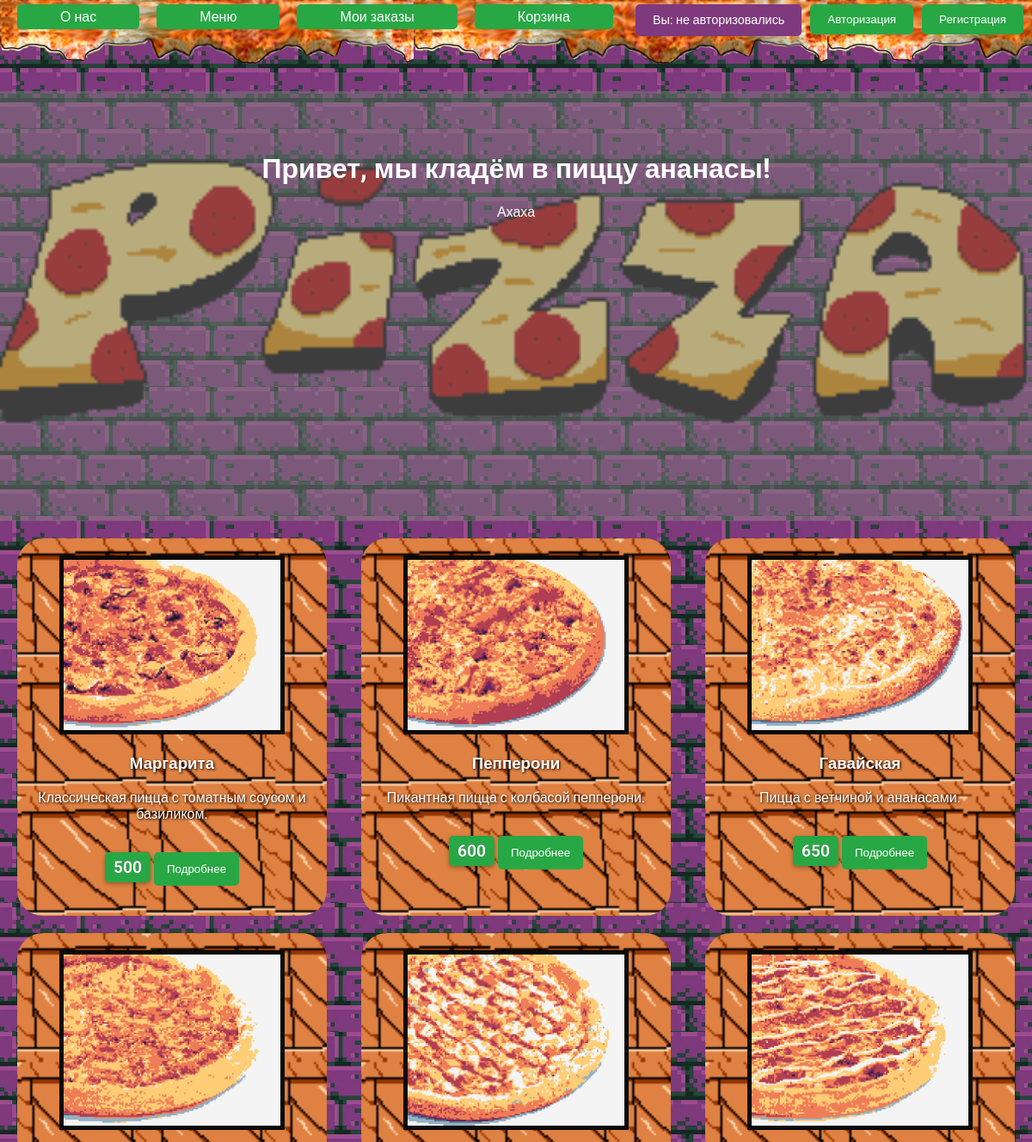
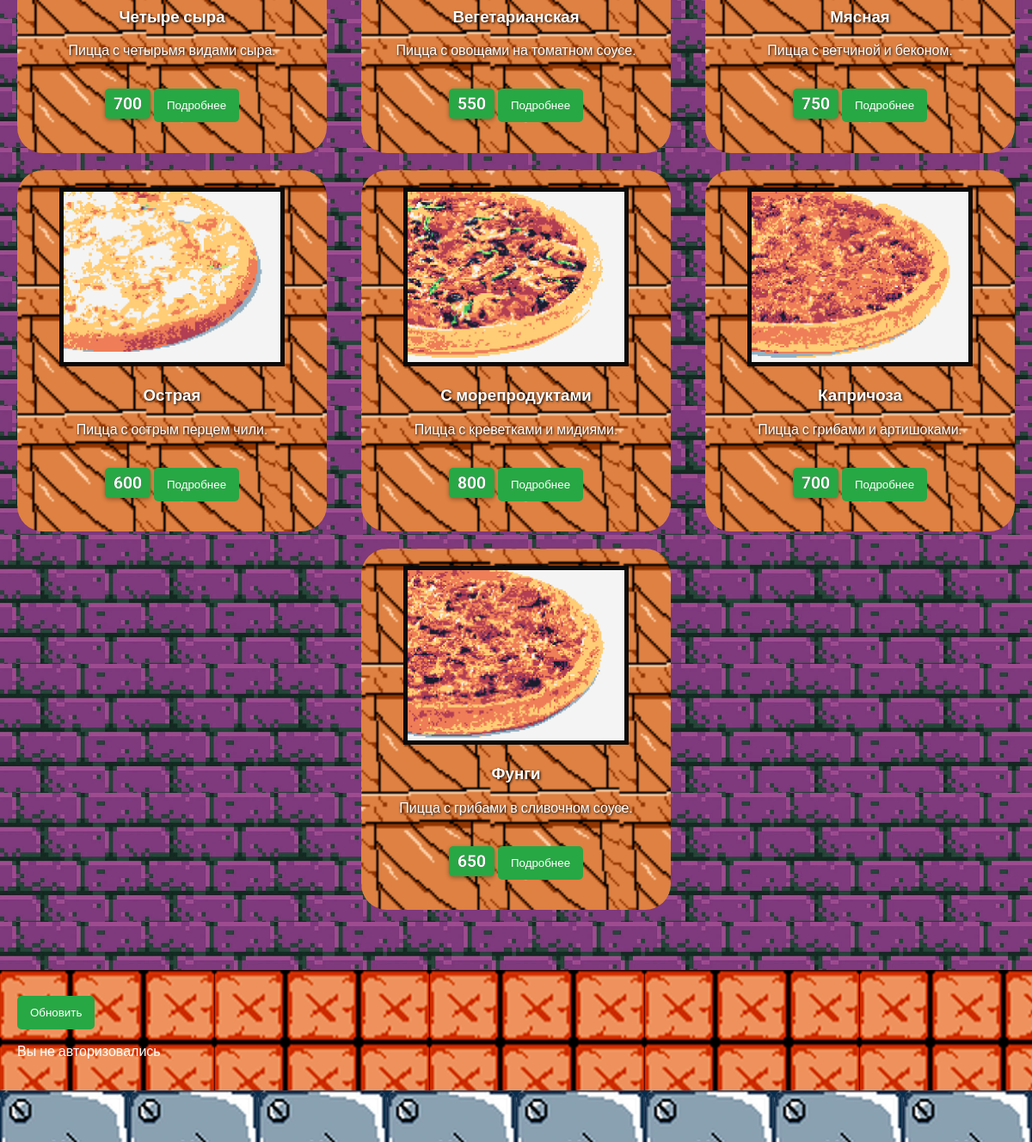
The page / on the database its author committed (2 pictures, top to bottom).
### tables this page shows
CREATE TABLE `dish` (
  `id` int NOT NULL,
  `name` varchar(45) DEFAULT NULL,
  `Description_sh` varchar(105) DEFAULT NULL,
  `Description_fu` varchar(500) DEFAULT NULL,
  `Picture` varchar(45) DEFAULT NULL,
  `Cost` int DEFAULT NULL,
  PRIMARY KEY (`id`)
);

### php/databaseconnect.php (called while the page is built, shortened)
<?php
function sqlrequest($query) {
    $servername = "localhost";
    $username = "root";
    $password = "0000";
    $database = "pizza";
    $conn = mysqli_connect($servername, $username, $password, $database);
    if (stripos($query, ';') !== false) {
        if (mysqli_multi_query($conn, $query)) {
            $results = [];
            do {
                if (mysqli_errno($conn)) {
                    die("Query failed: " . mysqli_error($conn));
                }
                if ($result = mysqli_store_result($conn)) {
                    while ($row = mysqli_fetch_assoc($result)) {
                        $results[] = $row;
                    }
                    mysqli_free_result($result);
                }
            } while (mysqli_more_results($conn) && mysqli_next_result($conn));
            mysqli_close($conn);
            return $results;
        } else {
            die("Query failed: " . mysqli_error($conn));
        }
    } else {
        $result = mysqli_query($conn, $query);
        $data = [];
        if (stripos($query, 'SELECT') === 0) {
            if (mysqli_num_rows($result) > 0) {
                while ($row = mysqli_fetch_assoc($result)) {
                    $data[] = $row;
                }
            }
        }
        return $data;
    }
}
?>

### index.php (the view, shortened to what this page needs)
<?php
$userNick = isset($_SESSION['user_nick']) ? $_SESSION['user_nick'] : null;
include 'php/databaseconnect.php';
$dishes = sqlrequest("SELECT * FROM dish");
?>
<!DOCTYPE html>
<html lang="ru">
<head>
    <link rel="stylesheet" href="style.css">
</head>
<body>
    <div class="container">
        <div class="navbar">
            <a href="#about">О нас</a>
            <a href="#menu">Меню</a>
            <a href="#zakaz">Мои заказы</a>
            <a onclick="openCartPopup('cartPopup')">Корзина</a>
            <p id="statusMessage" >Вы: <?= $userNick ? htmlspecialchars($userNick) : 'не авторизовались' ?></p>
            <button id="authButton" class="auth-button" onclick="openPopup('authPopup')"><?= $userNick ? 'Выйти' : 'Авторизация' ?></button>
            <button id="regButton" class="auth-button" onclick="openPopup('authPopup')">Регистрация</button>
        </div>
        <div class="about-section" id="about">
            <h1>Привет, мы кладём в пиццу ананасы!</h1>
            <p>Ахаха</p>
        </div>
        <div class="menu-block" id="menu">
            <?php if ($dishes): ?>
                <?php foreach ($dishes as $dish): ?>
                    <div class="block">
                        <img src="./img/pizzaImg/<?= htmlspecialchars($dish['Picture']) ?>.png" alt="<?= htmlspecialchars($dish['name']) ?>" onclick="openPopup('popup<?= $dish['id'] ?>')" style="cursor: pointer;">
                        <h3><?= htmlspecialchars($dish['name']) ?></h3>
                        <p><?= htmlspecialchars($dish['Description_sh']) ?></p>
                        <p class="cost-text"><?= htmlspecialchars($dish['Cost']) ?></p>
                        <button class="menu-button" onclick="openPopup('popup<?= $dish['id'] ?>')">Подробнее</button>
                    </div>
                <?php endforeach; ?>
            <?php else: ?>
                <p>Нет доступных блюд.</p>
            <?php endif; ?>
        </div>
    <div class="container" id="zakaz">
        <div class="order-container">
            <button onclick="updateOrders()">Обновить</button>
            <div id="ord"></div>
        </div>
        <footer class="footer"></footer>
    </div>
</body>
</html>

### style.css (style rules this page uses)
body { display: flex; flex-direction: column; min-height: 100vh; margin: 0; background-image: url('./img/block.png'); background-repeat: repeat; background-size: 150px 150px; background-color: #490740; font-family: 'Roboto', sans-serif; }
.container { display: flex; flex-direction: column; flex: 1; }
.navbar { display: flex; justify-content: flex-start; align-items: flex-start; padding: 5px 10px; background-image: url('./img/imgTop.png'); height: 12vh; background-size: contain; position: sticky; top: 0; z-index: 1000; }
.navbar a { color: white; background-color: #28a745; padding: 5px 50px; text-decoration: none; border-radius: 5px; cursor: pointer; margin: 0 10px; }
.auth-button { padding: 10px 20px; background-color: #28a745; color: white; border: none; border-radius: 5px; cursor: pointer; margin-top: 0px; margin-left: 10px; }
#statusMessage { margin-left: auto; color: white; background-color: #7f397d; padding: 10px 20px; margin-top: 0px; border-radius: 5px; font-size: 0.9em; text-align: center; }
.about-section { background-image: url('./img/imgHeadBack.png'); background-size: cover; background-position: center; padding: 50px 20px; text-align: center; min-height: 400px; position: relative; }
.about-section::before { content: ""; position: absolute; top: 0; left: 0; right: 0; bottom: 0; background-color: rgba(122, 122, 122, 0.5); z-index: 1; }
.about-section h1, .about-section p { position: relative; color: rgb(255, 255, 255); z-index: 2; }
.menu-block { display: flex; flex-wrap: wrap; justify-content: space-around; margin-top: 20px; }
.block { width: 30%; margin-bottom: 20px; text-align: center; position: relative; background-image: url('./img/blockMenu.png'); background-repeat: repeat; background-size: 150px 150px; background-color: #6d3f03; padding-bottom: 20px; border-radius: 30px; color: white; font-size: 1em; text-shadow: 1px 1px 3px rgba(0, 0, 0, 1); }
.cost-text { color: rgb(255, 255, 255);; font-weight: bold; font-size: 1.2em; background-color: #28a745; padding: 6px 10px; border-radius: 5px; display: inline-block; box-shadow: 0 2px 5px rgba(0, 0, 0, 0.3); text-shadow: 0px 0px 0px rgba(0, 0, 0, 1); }
.block img { width: 70%; height: auto; margin-top: 20px; border: 5px solid #0A0A0A; transition: transform 0.1s ease; }
.block img::after { content: ""; position: absolute; top: 0; left: 0; right: 0; bottom: 0; background-color: rgba(34, 139, 34, 0.5); opacity: 0; transition: opacity 0.3s ease; }
button { background-color: #28a745; color: white; border: none; border-radius: 5px; padding: 12px 15px; cursor: pointer; margin-top: 10px; }
.footer { text-align: center; padding: 30px; color: white; margin-top: auto; background-image: url('./img/footBlock.png'); background-repeat: repeat; background-size: 150px 150px; background-color: #042c4d; }
.order-container { text-align: left; margin-top: 50px; padding: 20px; color: white; background-image: url('./img/ZakazBlock.png'); background-repeat: repeat; background-size: 250px 250px; background-color: #042c4d; }

### rows shown on the page
dish: Picture (picture), name "Маргарита", Description_sh "Классическая пицца с томатным соусом и базиликом.", Cost "500"
dish: Picture (picture), name "Пепперони", Description_sh "Пикантная пицца с колбасой пепперони.", Cost "600"
dish: Picture (picture), name "Гавайская", Description_sh "Пицца с ветчиной и ананасами.", Cost "650"
dish: Picture (picture), name "Четыре сыра", Description_sh "Пицца с четырьмя видами сыра.", Cost "700"
dish: Picture (picture), name "Вегетарианская", Description_sh "Пицца с овощами на томатном соусе.", Cost "550"
dish: Picture (picture), name "Мясная", Description_sh "Пицца с ветчиной и беконом.", Cost "750"
dish: Picture (picture), name "Острая", Description_sh "Пицца с острым перцем чили.", Cost "600"
dish: Picture (picture), name "С морепродуктами", Description_sh "Пицца с креветками и мидиями.", Cost "800"
dish: Picture (picture), name "Капричоза", Description_sh "Пицца с грибами и артишоками.", Cost "700"
dish: Picture (picture), name "Фунги", Description_sh "Пицца с грибами в сливочном соусе.", Cost "650"
